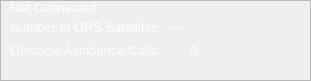
  <widget class="QFrame" name="status_frame">
   <property name="enabled">
    <bool>true</bool>
   </property>
   <property name="geometry">
    <rect>
     <x>10</x>
     <y>300</y>
     <width>311</width>
     <height>81</height>
    </rect>
   </property>
   <property name="frameShape">
    <enum>QFrame::StyledPanel</enum>
   </property>
   <property name="frameShadow">
    <enum>QFrame::Raised</enum>
   </property>
   <widget class="QLabel" name="rover_name">
    <property name="geometry">
     <rect>
      <x>10</x>
      <y>0</y>
      <width>191</width>
      <height>15</height>
     </rect>
    </property>
    <property name="font">
     <font>
      <pointsize>10</pointsize>
     </font>
    </property>
    <property name="text">
     <string>&lt;html&gt;&lt;head/&gt;&lt;body&gt;&lt;p&gt;&lt;span style=&quot; color:#ffffff;&quot;&gt;Not Connected&lt;/span&gt;&lt;/p&gt;&lt;/body&gt;&lt;/html&gt;</string>
    </property>
   </widget>
   <widget class="QLabel" name="gps_numSV_label">
    <property name="geometry">
     <rect>
      <x>170</x>
      <y>20</y>
      <width>120</width>
      <height>16</height>
     </rect>
    </property>
    <property name="font">
     <font>
      <pointsize>10</pointsize>
     </font>
    </property>
    <property name="mouseTracking">
     <bool>true</bool>
    </property>
    <property name="toolTip">
     <string>&lt;html&gt;&lt;head/&gt;&lt;body&gt;&lt;p&gt;Displays the number of GPS Satellites detected by the selected physical rover. Simulated rovers will not display a value here.&lt;/p&gt;&lt;/body&gt;&lt;/html&gt;</string>
    </property>
    <property name="styleSheet">
     <string notr="true">color: rgb(255, 255, 255);</string>
    </property>
    <property name="text">
     <string>&lt;html&gt;&lt;head/&gt;&lt;body&gt;&lt;p&gt;---&lt;/p&gt;&lt;/body&gt;&lt;/html&gt;</string>
    </property>
   </widget>
   <widget class="QLabel" name="label_9">
    <property name="geometry">
     <rect>
      <x>10</x>
      <y>40</y>
      <width>181</width>
      <height>21</height>
     </rect>
    </property>
    <property name="font">
     <font>
      <pointsize>10</pointsize>
     </font>
    </property>
    <property name="text">
     <string>&lt;html&gt;&lt;head/&gt;&lt;body&gt;&lt;p&gt;&lt;span style=&quot; color:#fefefe;&quot;&gt;Obstacle Avoidance Calls:&lt;/span&gt;&lt;/p&gt;&lt;/body&gt;&lt;/html&gt;</string>
    </property>
   </widget>
   <widget class="QLabel" name="perc_of_time_avoiding_obstacles">
    <property name="geometry">
     <rect>
      <x>190</x>
      <y>40</y>
      <width>120</width>
      <height>21</height>
     </rect>
    </property>
    <property name="font">
     <font>
      <pointsize>10</pointsize>
     </font>
    </property>
    <property name="text">
     <string>&lt;html&gt;&lt;head/&gt;&lt;body&gt;&lt;p&gt;&lt;span style=&quot; color:#ffffff;&quot;&gt;0&lt;/span&gt;&lt;/p&gt;&lt;/body&gt;&lt;/html&gt;</string>
    </property>
   </widget>
   <widget class="QLabel" name="gps_numSV_title">
    <property name="geometry">
     <rect>
      <x>10</x>
      <y>20</y>
      <width>150</width>
      <height>16</height>
     </rect>
    </property>
    <property name="font">
     <font>
      <pointsize>10</pointsize>
     </font>
    </property>
    <property name="styleSheet">
     <string notr="true">color: rgb(255, 255, 255);</string>
    </property>
    <property name="text">
     <string>&lt;html&gt;&lt;head/&gt;&lt;body&gt;&lt;p&gt;Number of GPS Satellites:&lt;/p&gt;&lt;/body&gt;&lt;/html&gt;</string>
    </property>
   </widget>
  </widget>
